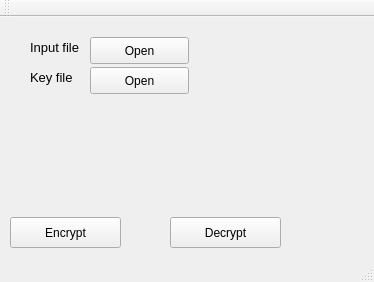
<?xml version="1.0" encoding="UTF-8"?>
<ui version="4.0">
 <class>AES</class>
 <widget class="QMainWindow" name="AES">
  <property name="windowModality">
   <enum>Qt::NonModal</enum>
  </property>
  <property name="geometry">
   <rect>
    <x>0</x>
    <y>0</y>
    <width>374</width>
    <height>282</height>
   </rect>
  </property>
  <property name="windowTitle">
   <string>AES</string>
  </property>
  <property name="windowOpacity">
   <double>1.000000000000000</double>
  </property>
  <widget class="QWidget" name="centralWidget">
   <widget class="QPushButton" name="Encrypt">
    <property name="geometry">
     <rect>
      <x>10</x>
      <y>200</y>
      <width>111</width>
      <height>31</height>
     </rect>
    </property>
    <property name="text">
     <string>Encrypt</string>
    </property>
   </widget>
   <widget class="QPushButton" name="Decrypt">
    <property name="geometry">
     <rect>
      <x>170</x>
      <y>200</y>
      <width>111</width>
      <height>31</height>
     </rect>
    </property>
    <property name="text">
     <string>Decrypt</string>
    </property>
   </widget>
   <widget class="QLabel" name="L5">
    <property name="geometry">
     <rect>
      <x>30</x>
      <y>20</y>
      <width>101</width>
      <height>21</height>
     </rect>
    </property>
    <property name="font">
     <font>
      <pointsize>10</pointsize>
     </font>
    </property>
    <property name="text">
     <string>Input file</string>
    </property>
   </widget>
   <widget class="QLabel" name="L6">
    <property name="geometry">
     <rect>
      <x>30</x>
      <y>50</y>
      <width>121</width>
      <height>21</height>
     </rect>
    </property>
    <property name="font">
     <font>
      <pointsize>10</pointsize>
     </font>
    </property>
    <property name="text">
     <string>Key file</string>
    </property>
   </widget>
   <widget class="QLabel" name="L2">
    <property name="geometry">
     <rect>
      <x>210</x>
      <y>20</y>
      <width>161</width>
      <height>20</height>
     </rect>
    </property>
    <property name="font">
     <font>
      <pointsize>10</pointsize>
     </font>
    </property>
    <property name="text">
     <string/>
    </property>
   </widget>
   <widget class="QPushButton" name="pushButton">
    <property name="geometry">
     <rect>
      <x>90</x>
      <y>20</y>
      <width>99</width>
      <height>27</height>
     </rect>
    </property>
    <property name="text">
     <string>Open</string>
    </property>
   </widget>
   <widget class="QPushButton" name="pushButton_2">
    <property name="geometry">
     <rect>
      <x>90</x>
      <y>50</y>
      <width>99</width>
      <height>27</height>
     </rect>
    </property>
    <property name="text">
     <string>Open</string>
    </property>
   </widget>
   <widget class="QLabel" name="label">
    <property name="geometry">
     <rect>
      <x>200</x>
      <y>60</y>
      <width>161</width>
      <height>16</height>
     </rect>
    </property>
    <property name="text">
     <string/>
    </property>
   </widget>
  </widget>
  <widget class="QToolBar" name="mainToolBar">
   <attribute name="toolBarArea">
    <enum>TopToolBarArea</enum>
   </attribute>
   <attribute name="toolBarBreak">
    <bool>false</bool>
   </attribute>
  </widget>
  <widget class="QStatusBar" name="statusBar"/>
 </widget>
 <layoutdefault spacing="6" margin="11"/>
 <resources/>
 <connections/>
</ui>
